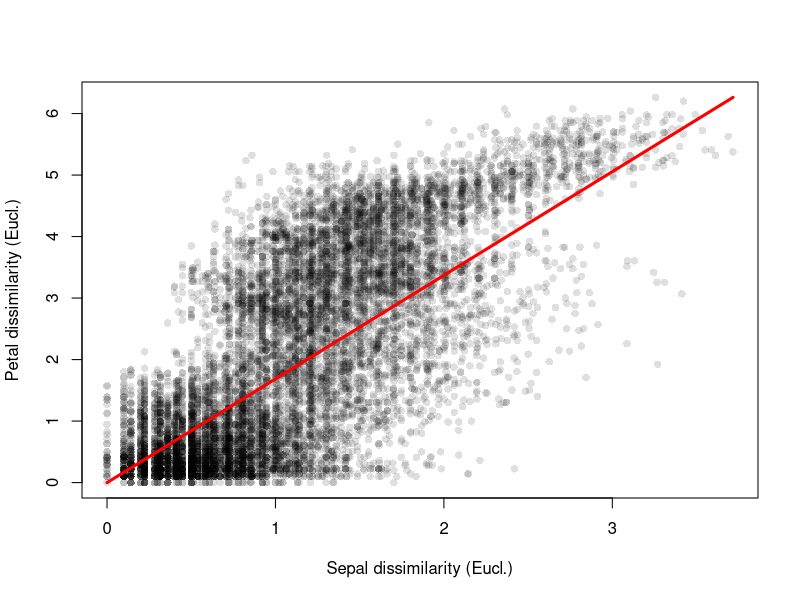
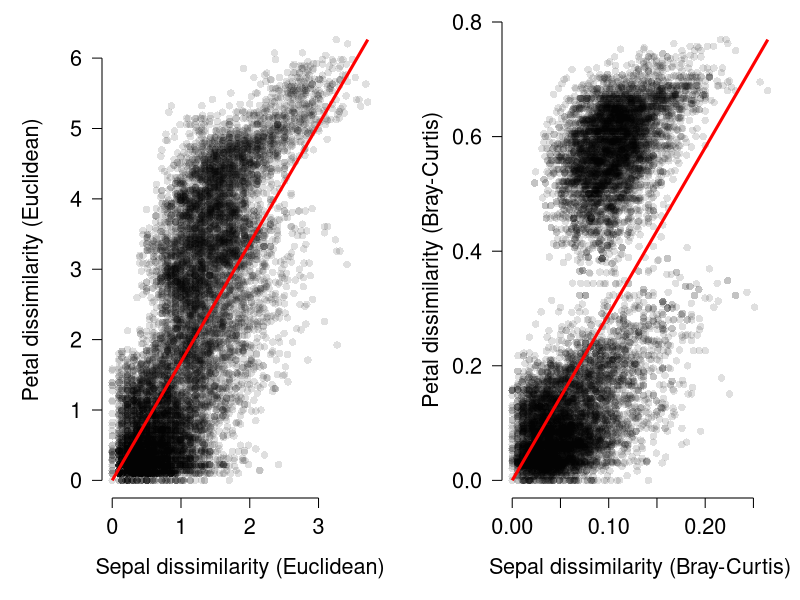
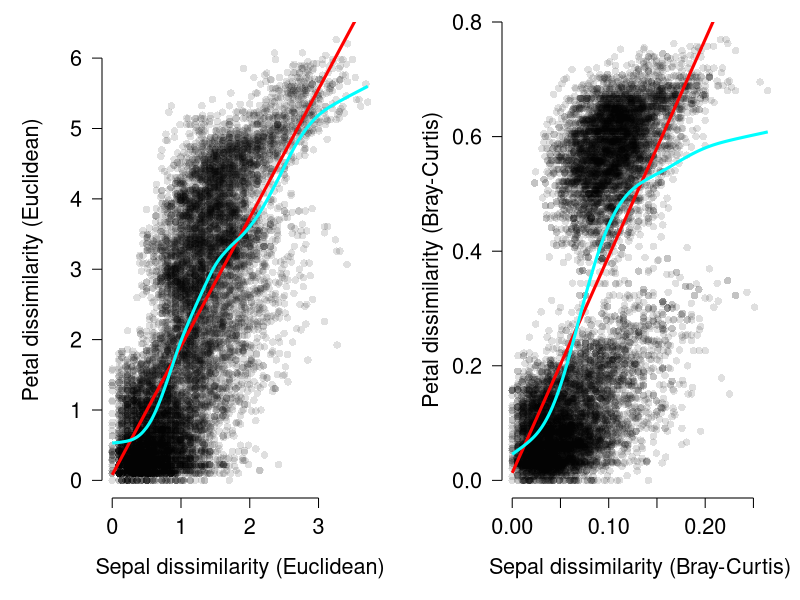

R code for these plots, in order: (Note: this script raises an error after producing the figures.)
## ---- chunk 1
# get sepal and petal variables from iris
x1 <- iris[,grep("Sepal", names(iris))]
x2 <- iris[,grep("Petal", names(iris))]

# calculate distance metrics
library(vegan)
d1 <- vegdist(x1, method="euclidean")
d2 <- vegdist(x2, method="euclidean")
d3 <- vegdist(x1) # vegdist() default metric = Bray-Curtis
d4 <- vegdist(x2)

# Mantel test on Euclidean distances
mantel(d1, d2)
## ---- chunk 2
simple.ptest <- function(dm1, dm2, n=999){
    r <- cor(dm1, dm2)
    dn <- length(dm1)
    rvec <- numeric(dn)
    for(i in 1:dn){
        i1 <- d1[sample(1:dn, replace=FALSE)]
        i2 <- d2[sample(1:dn, replace=FALSE)]
        rvec[i] <- cor(i1, i2)
    }
    res <- length(which(rvec >= r))/dn
    return(res)
}

simple.ptest(d1, d2, 999)
## ---- chunk 3
plot(d1, d2, pch=16, col="#00000020",
    xlab="Sepal dissimilarity (Eucl.)",
    ylab="Petal dissimilarity (Eucl.)")
segments(0, 0, max(d1), max(d2), 
    lwd=3, col="red")
## ---- chunk 4
d3 <- vegdist(x1) # default Bray-Curtis
d4 <- vegdist(x2)
mantel(d3, d4)

par(mfrow=c(1,2), mar=c(5.1, 5.1, 1.1, 1.1),
    bty="n", lend=1, las=1,
    cex.axis=1.3, cex.lab=1.3)
plot(d1, d2, pch=16, col="#00000020",
    xlab="Sepal dissimilarity (Euclidean)",
    ylab="Petal dissimilarity (Euclidean)")
segments(0, 0, max(d1), max(d2), 
    lwd=3, col="red")

plot(d3, d4, pch=16, col="#00000020",
    xlab="Sepal dissimilarity (Bray-Curtis)",
    ylab="Petal dissimilarity (Bray-Curtis)")
segments(0, 0, max(d3), max(d4), 
    lwd=3, col="red")

## ---- chunk 5
# euclidean distance metric
mantel(d1, d2, method="spearman")

# bray-curtis metric
mantel(d3, d4, method="spearman")
## ---- chunk 6
m1 <- coef(lm(d2~d1))
m2 <- coef(lm(d4~d3))

x1 <- seq(min(d1), max(d1), length=100)
x2 <- seq(min(d3), max(d3), length=100)

z1 <- splinefun(d1, d2)
z2 <- splinefun(d3, d4)

# realized too late should have used LOESS
y1 <- smooth.spline(d1, d2)
y2 <- smooth.spline(d3, d4, lambda=0.1)


par(mfrow=c(1,2), mar=c(5.1, 5.1, 1.1, 1.1),
    bty="n", lend=1, las=1,
    cex.axis=1.3, cex.lab=1.3)
plot(d1, d2, pch=16, col="#00000020",
    xlab="Sepal dissimilarity (Euclidean)",
    ylab="Petal dissimilarity (Euclidean)")
segments(0, m1[1], max(d1), m1[1]+m1[2]*max(d1), 
    lwd=3, col="red")
points(y1$x, y1$y, type="l", col="cyan", lwd=3)
plot(d3, d4, pch=16, col="#00000020",
    xlab="Sepal dissimilarity (Bray-Curtis)",
    ylab="Petal dissimilarity (Bray-Curtis)")
segments(0, m2[1], max(d3), m2[1]+m2[2]*max(d3), 
    lwd=3, col="red")
points(y2$x, y2$y, type="l", col="cyan", lwd=3)
## ---- chunk 7
a1 <- anosim(iris[,1:4],
    grouping=iris$Species,
    distance="euclidean")
a1
## ---- chunk 8
Y <- as.matrix(iris[,1:4])
mod1 <- manova(Y~iris$Species)

# (M)ANOVA table
summary(mod1, test="Pillai")

# coefficients for each response and level of predictor
coef(mod1)
## ---- chunk 9
mod2 <- adonis(iris[,1:4]~iris$Species, method="euclidean")

# (perm)anova table
mod2

# coefficients for each response and level of predictor
mod2$coefficients
## ---- chunk 10
# NMDS ordination
library(vegan)
n1 <- metaMDS(iris[,1:4])

# extract scores (coordinates)
nx <- scores(n1)[,1]
ny <- scores(n1)[,2]

# set up some colors for the plot
cols <- rainbow(3)
use.cols <- cols[as.numeric(iris$Species)]

# make the plot
plot(nx, ny, pch=16, col=use.cols, 
    cex=1.5,
    xlab="NMDS 1", ylab="NMDS 2")
legend("top", legend=unique(iris$Species),
    pch=16, cex=1.5, col=cols)
## ---- chunk 11
mrpp(scores(n1), iris$Species)
